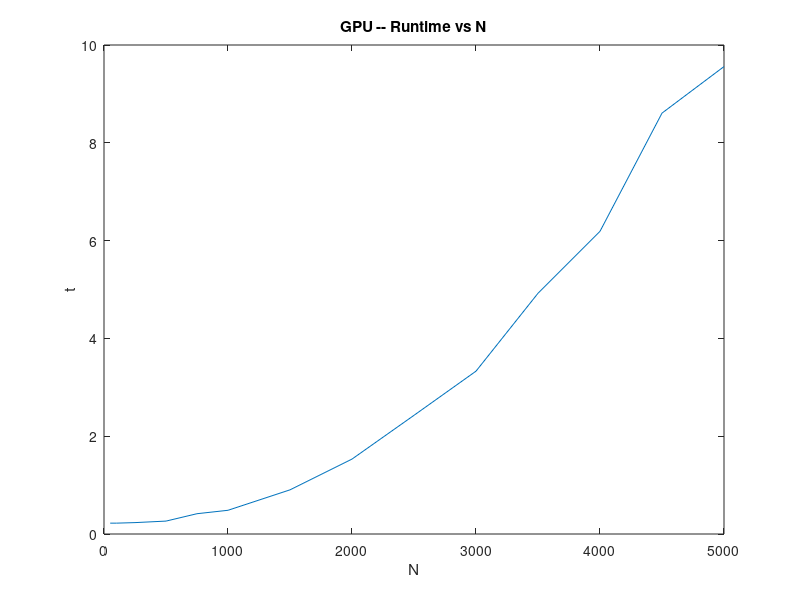

Recreate this plot in MATLAB.
% (50, 0.222)
% (100, 0.222)
% (250, 0.233)
% (500, 0.264)
% (750, 0.415)
% (1000, 0.485)
% (1500, 0.903)
% (2000, 1.532)
% (2500, 2.427)
% (3000, 3.330)
% (3500, 4.923)
% (4000, 6.190)
% (4500, 8.607)
% (5000, 9.559)
% (5500, 10.117)
% (6000, 12.293)
% (6500, 14.74)
% (7000, 15.909)
% (7500, 17.814)
% (8000, 19.323)

t = [0.222, 0.222, 0.233, 0.264, 0.415, 0.485, 0.903, 1.532, 2.427, 3.330, 4.923, 6.190, 8.607, 9.559];
N = [50, 100, 250, 500, 750, 1000, 1500, 2000, 2500, 3000, 3500, 4000, 4500, 5000];

plot(N, t)
title("GPU -- Runtime vs N")
xlabel('N')
ylabel('t')